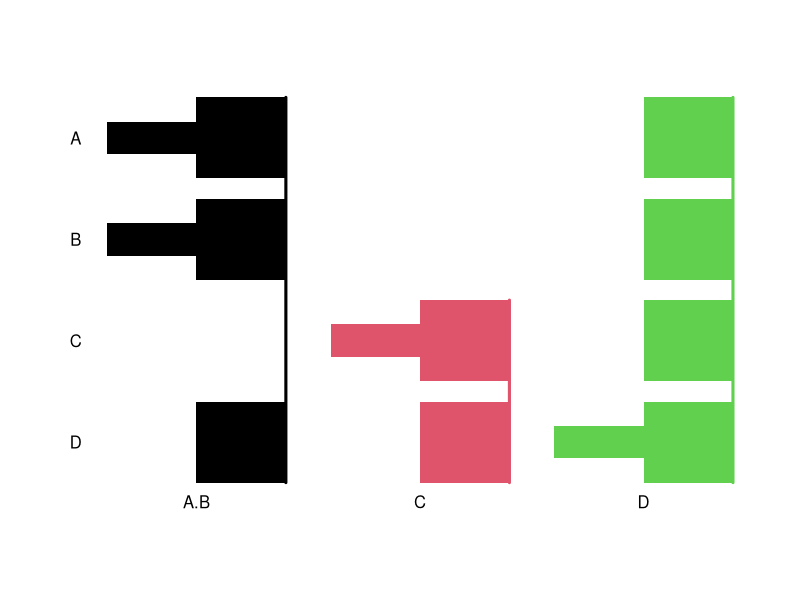
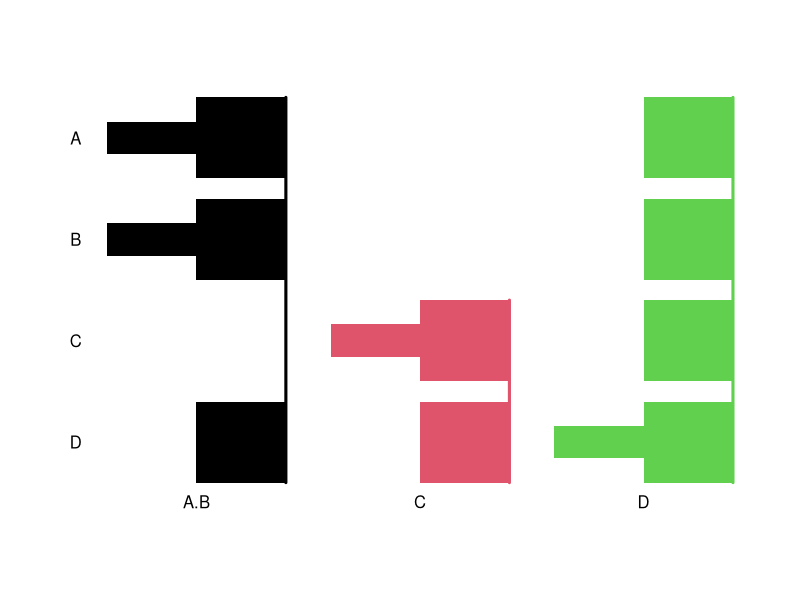
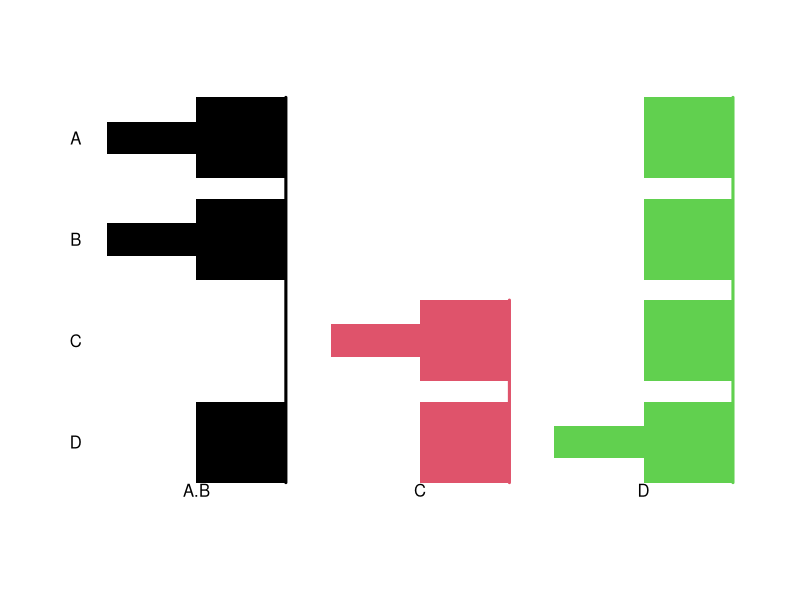
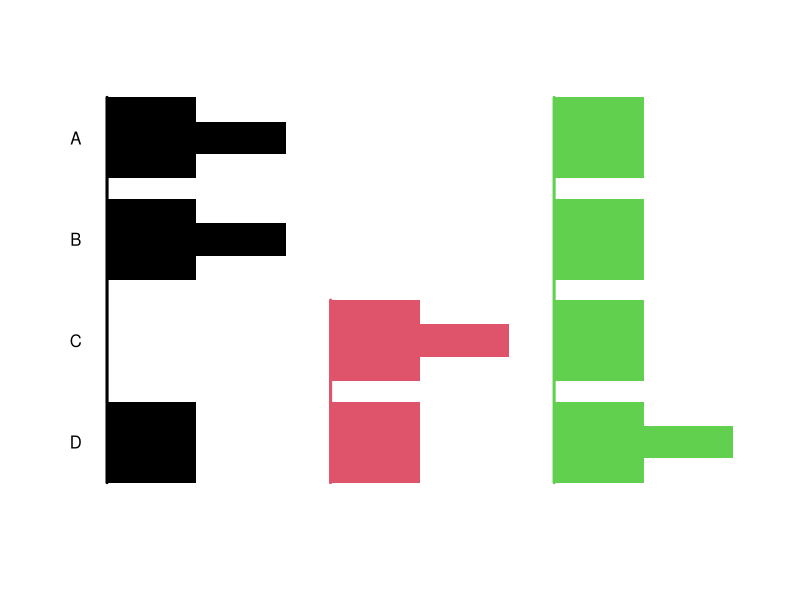
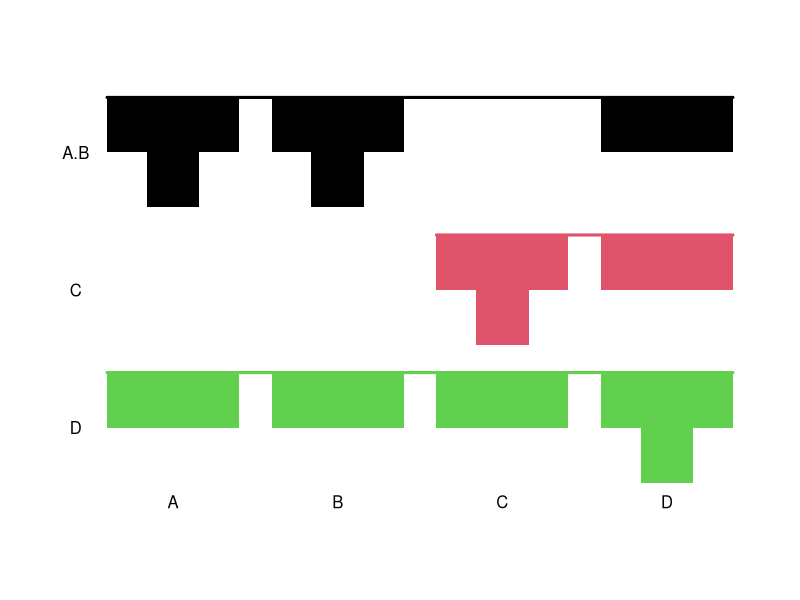
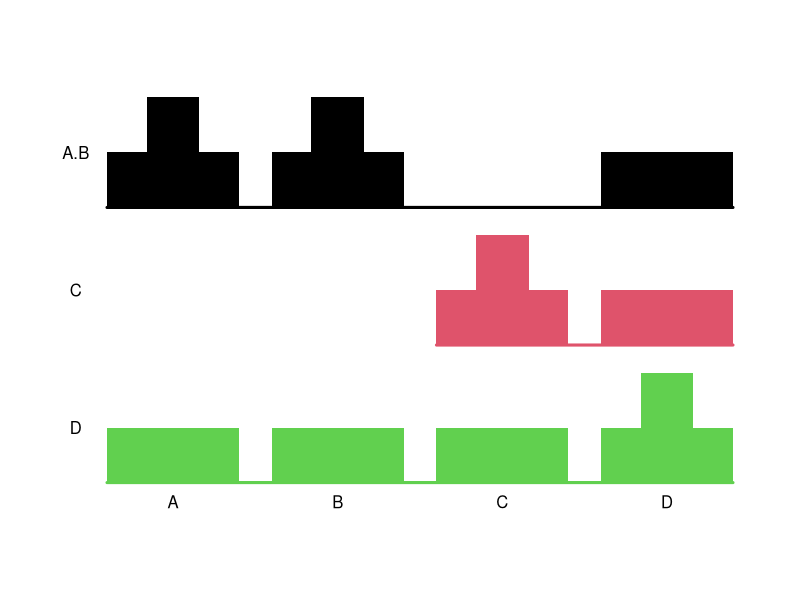
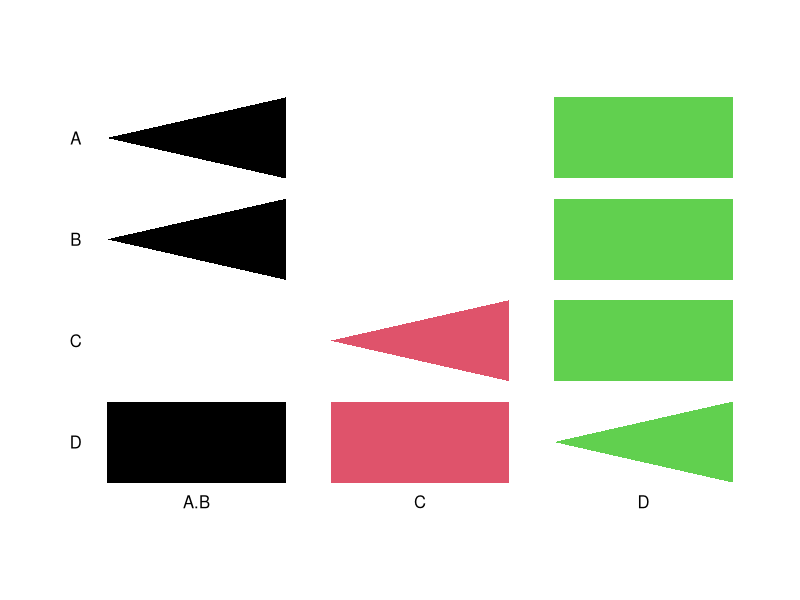
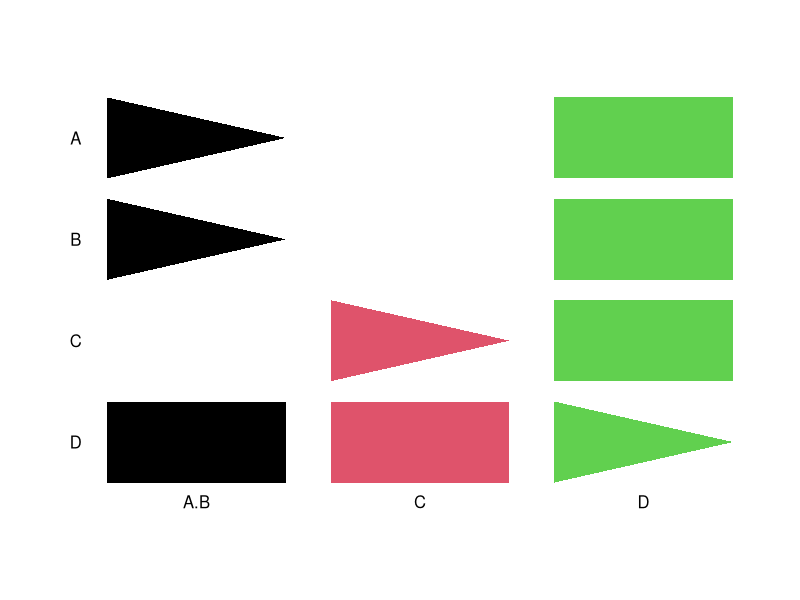

R code for these plots, in order:
library(multcompView)


### Name: plot.multcompTs
### Title: plot multcomp graphics
### Aliases: plot.multcompTs
### Keywords: aplot

### ** Examples

##
## plot(multcompTs(...))
##
dif4 <- c(.1, .02, .03, 1)
names(dif4) <- c("A-B", "A-C", "B-C", "A-D")
(mcT4 <- multcompTs(dif4))
# Standard plot, base of "Ts" point left
mcT4.1 <- plot(mcT4, label.groups=0.05)
# Redo using "at" = list
plot(mcT4, label.groups=0.05, at=mcT4.1)
# Same plot with group labels closer to the figure
plot(mcT4, label.groups=0.02)

# Base of "Ts" point right
plot(mcT4, label.groups=TRUE, orientation="r")
# Base of "Ts" point down
plot(mcT4, horizontal=TRUE, label.groups=0.05)
# Base of "Ts" point up
plot(mcT4, horizontal=TRUE, label.groups=0.05,
     orientation="r")

# Same 4 plots but with boxes & triangles, not Ts
plot(mcT4, label.groups=0.05, type="b")
plot(mcT4, label.groups=0.05, orientation="r",
     type="b")
plot(mcT4, horizontal=TRUE, label.groups=0.05,
     type="b")
plot(mcT4, horizontal=TRUE, label.groups=0.05,
     orientation="r", type="b")

##
## plot(multcompLetters(...))
##
# ... using dif4 from above
(mcL4 <- multcompLetters(dif4, Letters=LETTERS))
# Standard plot
## Not run: 
##D # Requires (grid)
##D mcL4.1 <- plot(mcL4, label.groups=0.05)
##D # Redo using "at" = list
##D plot(mcL4, label.groups=0.05, at=mcL4.1)
##D 
##D # With bold face and larger font
##D plot(mcL4, label.groups=0.05,
##D      fontsize=28, fontface="bold")
##D 
##D # Horizontal rather than vertical
##D plot(mcL4, horizontal=TRUE, label.groups=0.05)
## End(Not run)

# Same as boxes rather than letters
plot(mcL4, label.groups=0.05, type="b")
plot(mcL4, horizontal=TRUE, label.groups=0.05,
     type="b")
